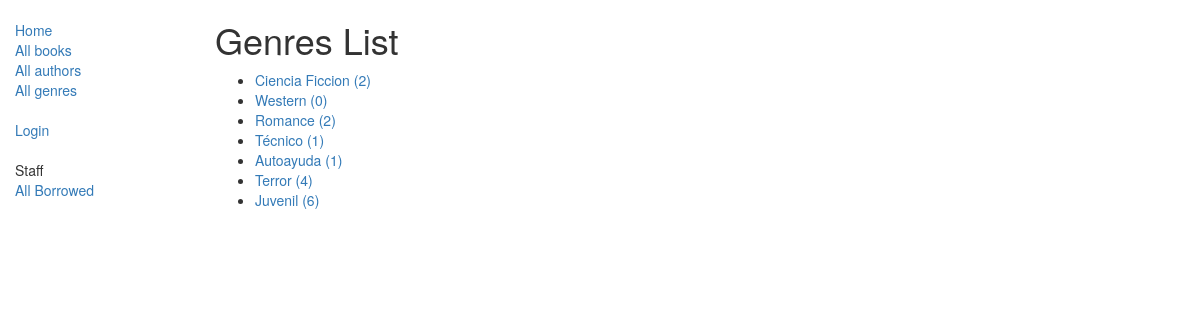
The page /catalog/genres/ on the database its author committed.
### catalog/models.py (models this page shows, shortened)
class Genre(models.Model):
    name = models.CharField(max_length=200,
                            help_text="Ingrese el nombre del género (p. ej. Ciencia Ficción, Poesía Francesa etc.)")
    def get_absolute_url(self):
        return reverse('genre-detail', args=[str(self.id)])

### catalog/views.py (the view)
class GenreListView(generic.ListView):
    model = Genre

### catalog/templates/catalog/genre_list.html
{% extends "base_generic.html" %}
{% block content %}
    <h1>Genres List</h1>
    {% if genre_list %}
        <ul>
            {% for genre in genre_list %}
                <li>
                    <a href="{{ genre.get_absolute_url }}">{{ genre.name }} ({{ genre.book_set.count }})</a>
                </li>
            {% endfor %}
        </ul>
    {% else %}
        <p>There are no Genre in the library.</p>
    {% endif %}
{% endblock %}

### rows shown on the page
Genre: name "Ciencia Ficcion", book_set.count "2"
Genre: name "Western", book_set.count "0"
Genre: name "Romance", book_set.count "2"
Genre: name "Técnico", book_set.count "1"
Genre: name "Autoayuda", book_set.count "1"
Genre: name "Terror", book_set.count "4"
Genre: name "Juvenil", book_set.count "6"
